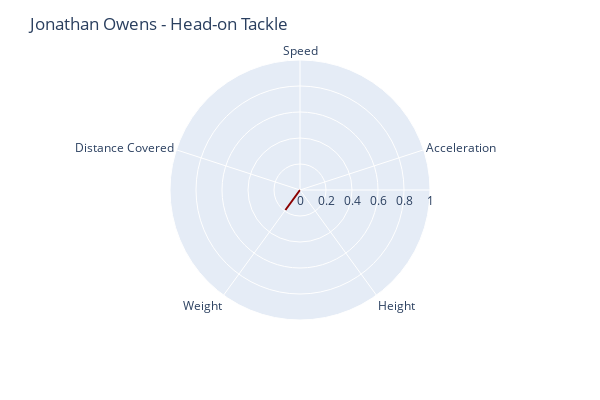

Notebook cell for this chart:
### Code cell
s = (owens['s'].mean() - s_min)/(s_max - s_min)
a = (owens['a'].mean() - a_min)/(a_max - a_min)
h = (players[players['displayName']=='Jonathan Owens']['height_inches'].values[0] - h_min)/(h_max - h_min)
w = (players[players['displayName']=='Jonathan Owens']['weight'].values[0] - w_min)/(w_max - w_min)
dc = (owens['distanceCovered'].mean() - dc_min)/(dc_max - dc_min)

import plotly.express as px
stats = pd.DataFrame(dict(
    r=[s, a, h, w, dc],
    theta=['Speed','Acceleration', 'Height', 'Weight', 'Distance Covered']))
fig = px.line_polar(stats, r='r', theta='theta', line_close=True, color_discrete_sequence=['darkred'], width=600, height=400)
fig.update_traces(fill='toself')
fig.update_layout(
    polar=dict(
        radialaxis=dict(range=[0, 1]),
    )
)
fig.update_layout(title_text='Jonathan Owens - Head-on Tackle')
fig.show()

### Figure 1 — Plotly figure (JSON) as saved in the notebook; plotly's stock layout.template omitted (floating-point values rounded to 4 significant figures)
{"data": [{"fill": "toself", "hovertemplate": "r=%{r}<br>theta=%{theta}<extra></extra>", "legendgroup": "", "line": {"color": "darkred", "dash": "solid"}, "marker": {"symbol": "circle"}, "mode": "lines", "name": "", "r": [null, null, 0, 0.1905, null, null], "showlegend": false, "subplot": "polar", "theta": ["Speed", "Acceleration", "Height", "Weight", "Distance Covered", "Speed"], "type": "scatterpolar"}], "layout": {"height": 400, "legend": {"tracegroupgap": 0}, "margin": {"t": 60}, "polar": {"angularaxis": {"direction": "clockwise", "rotation": 90}, "domain": {"x": [0, 1], "y": [0, 1]}, "radialaxis": {"range": [0, 1]}}, "title": {"text": "Jonathan Owens - Head-on Tackle"}, "width": 600}}
